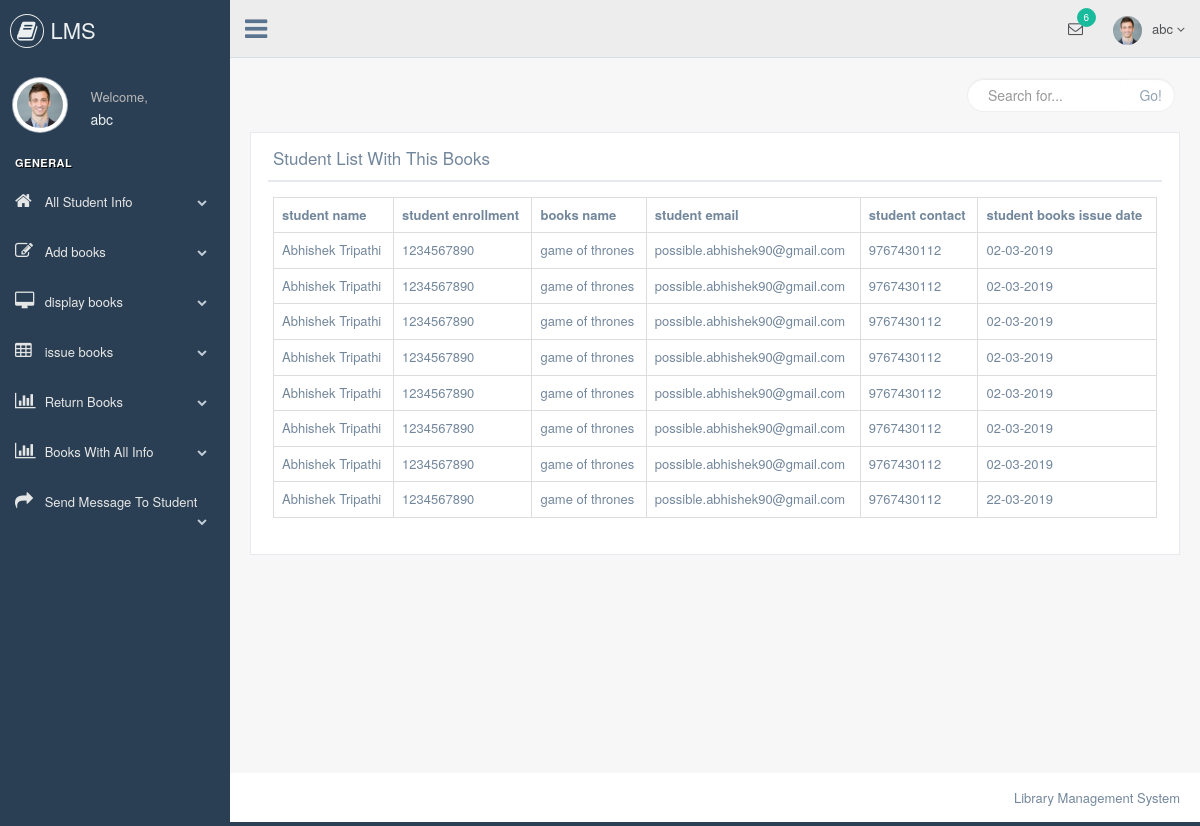
Screenshot of /librarian/all_student_of_this_books.php?books_name=game of thrones (signed in) with the database file from the repository.
### tables this page shows
CREATE TABLE `issue_books` (
  `id` int(5) NOT NULL,
  `student_enrollment` varchar(50) NOT NULL,
  `student_name` varchar(50) NOT NULL,
  `student_sem` varchar(50) NOT NULL,
  `student_contact` varchar(50) NOT NULL,
  `student_email` varchar(50) NOT NULL,
  `books_name` varchar(50) NOT NULL,
  `books_issue_date` varchar(50) NOT NULL,
  `books_return_date` varchar(50) NOT NULL,
  `student_username` varchar(50) NOT NULL
);

### librarian/all_student_of_this_books.php (the view, shortened to what this page needs)
    <?php
include "header.php";
include "connection.php";
?>
    <div class="right_col" role="main">
        <div class="">
            <div class="page-title">
                <div class="title_left">
                </div>
                <div class="title_right">
                    <div class="col-md-5 col-sm-5 col-xs-12 form-group pull-right top_search">
                        <div class="input-group">
                            <input type="text" class="form-control" placeholder="Search for...">
                            <span class="input-group-btn">
                      <button class="btn btn-default" type="button">Go!</button>
                    </span>
                        </div>
                    </div>
                </div>
            </div>
            <div class="clearfix"></div>
            <div class="row" style="min-height:500px">
                <div class="col-md-12 col-sm-12 col-xs-12">
                    <div class="x_panel">
                        <div class="x_title">
                            <h2>Student List With This Books</h2>
                            <div class="clearfix"></div>
                        </div>
                        <div class="x_content">
                           <?php
                           $res=mysqli_query($link,"select * from issue_books where books_name='$_GET[books_name]' && books_return_date=''");
                           echo "<table class='table table-bordered'>";
                           echo "<tr>";
                           echo "<th>"; echo "student name"; echo "</th>";
                           echo "<th>"; echo "student enrollment"; echo "</th>";
                           echo "<th>"; echo "books name"; echo "</th>";
                           echo "<th>"; echo "student email"; echo "</th>";
                           echo "<th>"; echo "student contact"; echo "</th>";
                           echo "<th>"; echo "student books issue date"; echo "</th>";
                           echo "</tr>";
                           while($row=mysqli_fetch_array($res))
                           {
                               echo "<tr>";
                               echo "<td>"; echo $row["student_name"];  echo "</td>";
                               echo "<td>"; echo $row["student_enrollment"];  echo "</td>";
                               echo "<td>"; echo $row["books_name"];  echo "</td>";
                               echo "<td>"; echo $row["student_email"];  echo "</td>";
                               echo "<td>"; echo $row["student_contact"];  echo "</td>";
                               echo "<td>"; echo $row["books_issue_date"];  echo "</td>";
                               echo "</tr>";
                           }
                           echo "</table>";
                           ?>
                        </div>
                    </div>
                </div>
            </div>
        </div>
    </div>
<?php
include "footer.php";
?>

### librarian/header.php (shortened to what this page needs)
<!DOCTYPE html>
<html lang="en">
<head>
    <link href="css/bootstrap.min.css" rel="stylesheet">
    <link href="css/font-awesome.min.css" rel="stylesheet">
    <link href="css/nprogress.css" rel="stylesheet">
    <link href="css/custom.min.css" rel="stylesheet">
</head>
<body class="nav-md">
<div class="container body">
    <div class="main_container">
        <div class="col-md-3 left_col">
            <div class="left_col scroll-view">
                <div class="navbar nav_title" style="border: 0;">
                    <a href="#" class="site_title"><i class="fa fa-book"></i> <span>LMS</span></a>
                </div>
                <div class="profile clearfix">
                    <div class="profile_pic">
                        <img src="images/img.jpg" alt="..." class="img-circle profile_img">
                    </div>
                    <div class="profile_info">
                        <span>Welcome,</span>
                        <h2><?php echo $_SESSION["librarian"]; ?></h2>
                    </div>
                    <div class="clearfix"></div>
                </div>
                <br/>
                <div id="sidebar-menu" class="main_menu_side hidden-print main_menu">
                    <div class="menu_section">
                        <h3>General</h3>
                        <ul class="nav side-menu">
                            <li><a href="display_student_info.php"><i class="fa fa-home"></i> All Student Info <span class="fa fa-chevron-down"></span></a>
                            </li>
                            <li><a href="add_books.php"><i class="fa fa-edit"></i> Add books <span class="fa fa-chevron-down"></span></a>
                            </li>
                            <li><a href="display_books.php"><i class="fa fa-desktop"></i> display books <span
                                        class="fa fa-chevron-down"></span></a>
                            </li>
                            <li><a href="issue_books.php"><i class="fa fa-table"></i> issue books <span class="fa fa-chevron-down"></span></a>
                            </li>
                            <li><a href="return_book.php"><i class="fa fa-bar-chart-o"></i> Return Books <span
                                        class="fa fa-chevron-down"></span></a>
                            </li>
                            <li><a href="books_details_with_student.php""><i class="fa fa-bar-chart-o"></i> Books With All Info <span
                                            class="fa fa-chevron-down"></span></a>
                            </li>
                            <li><a href="send_notification_student.php""><i class="fa fa-mail-forward"></i> Send Message To Student <span
                                        class="fa fa-chevron-down"></span></a>
                            </li>
                        </ul>
                    </div>
                </div>
            </div>
        </div>
        <div class="top_nav">
            <div class="nav_menu">
                <nav>
                    <div class="nav toggle">
                        <a id="menu_toggle"><i class="fa fa-bars"></i></a>
                    </div>
                    <ul class="nav navbar-nav navbar-right">
                        <li class="">
                            <a href="javascript:;" class="user-profile dropdown-toggle" data-toggle="dropdown"
                               aria-expanded="false">
                                <img src="images/img.jpg" alt=""><?php echo $_SESSION["librarian"]; ?>
                                <span class=" fa fa-angle-down"></span>
                            </a>
                        </li>
                        <li role="presentation" class="dropdown">
                            <a href="javascript:;" class="dropdown-toggle info-number" data-toggle="dropdown"
                               aria-expanded="false">
                                <i class="fa fa-envelope-o"></i>
                                <span class="badge bg-green">6</span>
                            </a>
                        </li>
                    </ul>
                </nav>
            </div>
        </div>

### librarian/footer.php (shortened to what this page needs)
<footer>
    <div class="pull-right">
        Library Management System
    </div>
    <div class="clearfix"></div>
</footer>
</div>
</div>
</body>
</html>

### rows the page displays
issue_books: student_name "Abhishek Tripathi", student_enrollment "1234567890", books_name "game of thrones", student_email "possible.abhishek90@gmail.com", student_contact "9767430112", books_issue_date "02-03-2019"
issue_books: student_name "Abhishek Tripathi", student_enrollment "1234567890", books_name "game of thrones", student_email "possible.abhishek90@gmail.com", student_contact "9767430112", books_issue_date "02-03-2019"
issue_books: student_name "Abhishek Tripathi", student_enrollment "1234567890", books_name "game of thrones", student_email "possible.abhishek90@gmail.com", student_contact "9767430112", books_issue_date "02-03-2019"
issue_books: student_name "Abhishek Tripathi", student_enrollment "1234567890", books_name "game of thrones", student_email "possible.abhishek90@gmail.com", student_contact "9767430112", books_issue_date "02-03-2019"
issue_books: student_name "Abhishek Tripathi", student_enrollment "1234567890", books_name "game of thrones", student_email "possible.abhishek90@gmail.com", student_contact "9767430112", books_issue_date "02-03-2019"
issue_books: student_name "Abhishek Tripathi", student_enrollment "1234567890", books_name "game of thrones", student_email "possible.abhishek90@gmail.com", student_contact "9767430112", books_issue_date "02-03-2019"
issue_books: student_name "Abhishek Tripathi", student_enrollment "1234567890", books_name "game of thrones", student_email "possible.abhishek90@gmail.com", student_contact "9767430112", books_issue_date "02-03-2019"
issue_books: student_name "Abhishek Tripathi", student_enrollment "1234567890", books_name "game of thrones", student_email "possible.abhishek90@gmail.com", student_contact "9767430112", books_issue_date "22-03-2019"

### other values shown
$_SESSION["librarian"] "abc"
